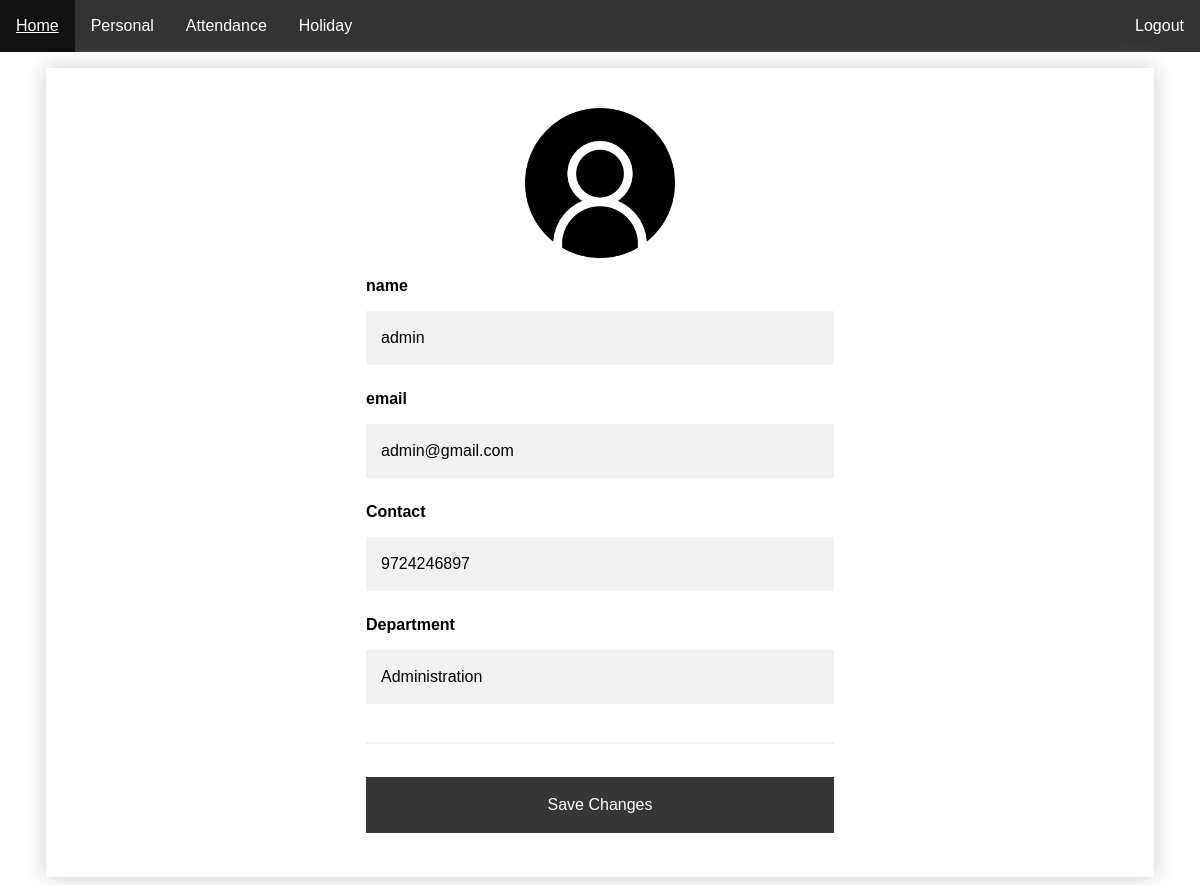
Screenshot of /view_my_profile (signed in) with the database file from the repository.
### users/models.py (models this page shows)
class User_details(models.Model):
	user=models.ForeignKey(User,on_delete=models.CASCADE)
	email=models.CharField(max_length=120)
	contact=models.CharField(max_length=10)
	department=models.CharField(max_length=100)

### recognition/views.py (the view)
# urls.py: path('view_my_profile',recog_views.view_my_profile,name="view-my-profile"),
@login_required
def view_my_profile(request):
	users=request.user
	q=0
	p=0
	u=User_details.objects.filter(user=users).exists()
	if u:
		qs=User_details.objects.get(user=users)
		p=1
	else:
		print("not present")
		qs=users
		q=1
	print(qs)
	return render(request,'recognition/user_profile.html',{'qs':qs,'q':q,'p':p})

### recognition/templates/recognition/user_profile.html (shortened to what this page needs)
{% load static %}
{% load crispy_forms_tags %}
<!DOCTYPE html>
<html>
<head>
   <link rel="stylesheet" href="https://maxcdn.bootstrapcdn.com/bootstrap/4.0.0/css/bootstrap.min.css">
</head>
<body>
  <ul>
    <li class="active"><a href="{%url 'dashboard' %}" style="color: white;">Home</a></li>
    <li><a href="{%url 'view-my-profile' %}">Personal</a></li>
    <li><a href="{%url 'view-my-attendance-employee-login' %}">Attendance</a></li>
    <li><a href="{%url 'employee-holiday' %}">Holiday</a></li>
    <li style="float:right"><a href="{% url 'logout' %}">Logout</a></li>
  </ul>
<div class="container">
<div  style="border: solid  rgba(204, 204, 204, 0.288) 0px; box-shadow: #ccc 0px 0px 20px ;padding: 20px;" >
<div style="margin-top: 20px;">
  <img  src="{% static 'recognition/img/user1.png' %}"  class="img-responsive" style="width:150px;height:150px;margin-left: auto;margin-right: auto;"/>
</div>
  <div class="container" style="border:solid px #ccc;background-color: rgb(255, 255, 255);width: 500px; text-emphasis-color: #222;">
    <form method="POST" action = "{% url 'change-profile' %}">
    {%if p%}
    <div style="color: black;">
      <label for="email" style="color: black;"><b>name</b></label>
      <input type="text"  name="name" value={{qs.user}} id="email" required>
      <label for="psw"><b>email</b></label>
      <input type="email" value={{qs.email}} name="email" id="psw" required>
      <label for="psw-repeat"><b>Contact</b></label>
      <input type="number" value={{qs.contact}} name="contact" id="psw-repeat" required>
      <label for="psw-repeat"><b>Department</b></label>
      <input type="text" value={{qs.department}} name="department" id="psw-repeat" required>
      <hr></div>
      {%endif%}
    <button type="submit" class="registerbtn" style="background-color: #222;">Save Changes</button>
    </form>
  </div>
</div>
</div>
</body>
</html>

### recognition/templates/recognition/user_profile.html (style rules this page uses)
body { font-family: Arial, Helvetica, sans-serif; background-color: white;; }
* { box-sizing: border-box; }
.container { padding: 16px; background-color: white; }
input[type=text], input[type=password],input[type=email],input[type=number] { width: 100%; padding: 15px; margin: 5px 0 22px 0; display: inline-block; border: none; background: #f1f1f1; }
hr { border: 1px solid #f1f1f1; margin-bottom: 25px; }
.registerbtn { color: white; padding: 16px 20px; margin: 8px 0; border: none; cursor: pointer; width: 100%; opacity: 0.9; }
img { display: block; margin-left: auto; margin-right: auto; }
a { color: dodgerblue; }
ul { list-style-type: none; margin: 0; padding: 0; overflow: hidden; background-color: #333; }
li { float: left; border-right:0px solid #bbb; }
li:last-child { border-right: none; }
li a { display: block; color: white; text-align: center; padding: 14px 16px; text-decoration: none; }
.active { background-color: #4CAF50; }
label { color: #000; }

### rows the page displays
User_details: name "admin", email "admin@gmail.com", contact "9724246897", department "Administration"
